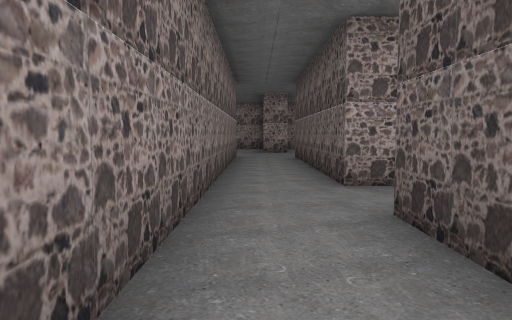
View 1 (above)

21 first-person views from a walk through a level from a Godot 3-D game. The camera is 1.4 m above the floor, tilts 4° down and sees 70° across. The floor is counted in squares, 1.8 m on a side. Each view is taken from the middle of a square. On the plan, view 1 faces up. The plan holds only what a view shows up to about 12 squares ahead; the rest is blank. Characters and animated objects are not drawn. Some surface patterns are stand-ins.

View 2
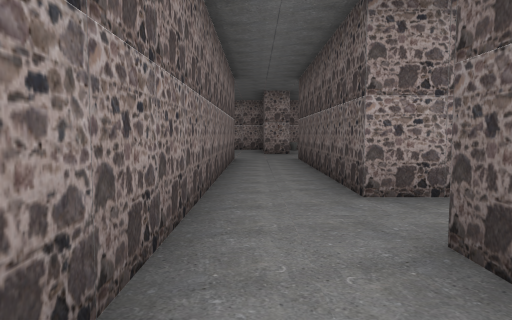

View 3
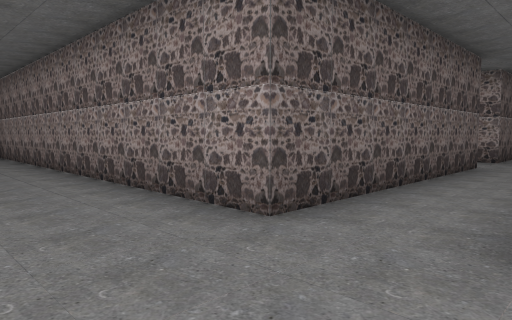

View 4
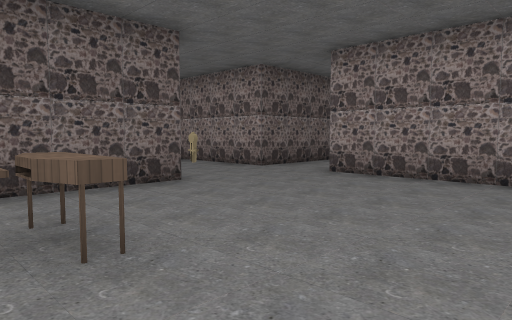

View 5
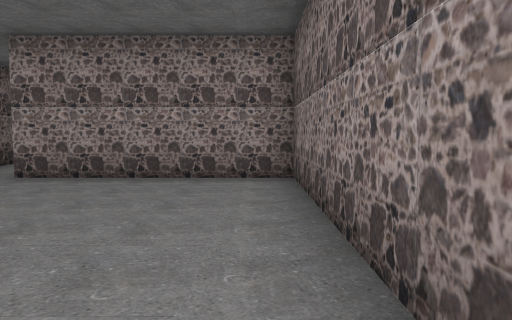

View 6
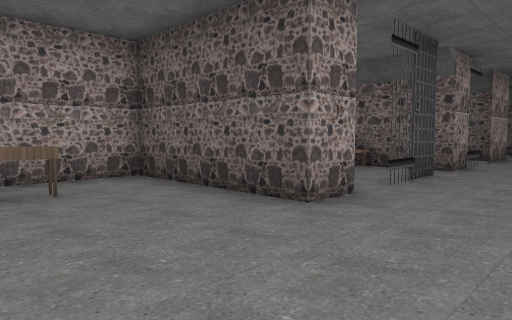

View 7
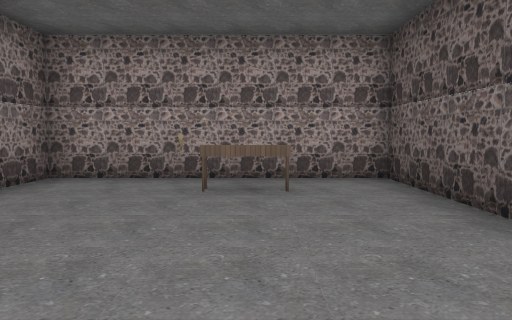

View 8
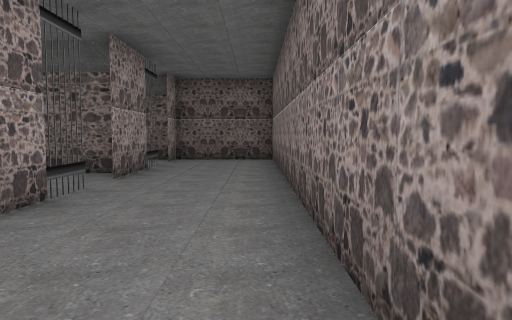

View 9
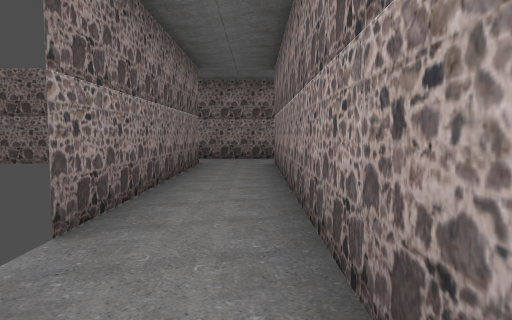

View 10
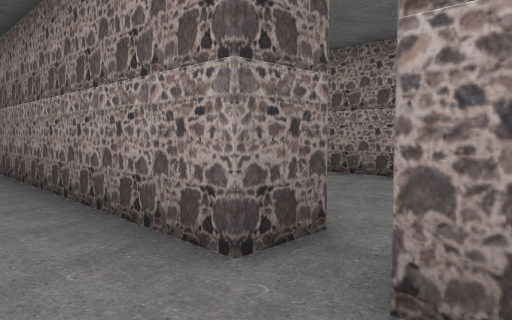

View 11
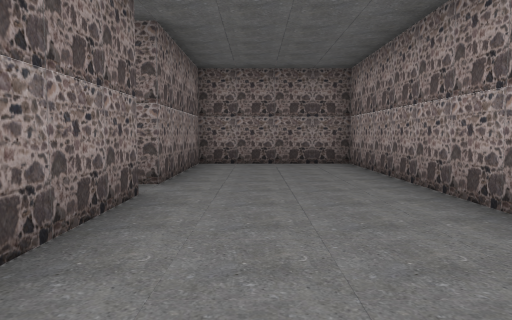

View 12
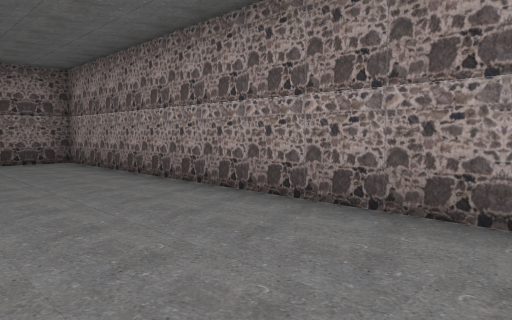

View 13
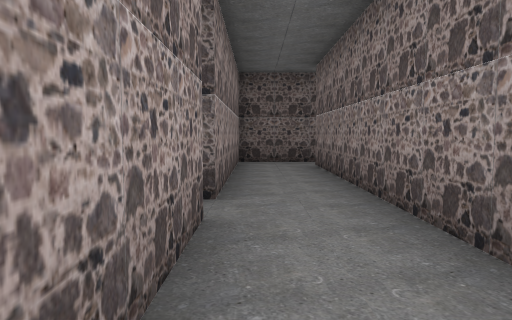

View 14
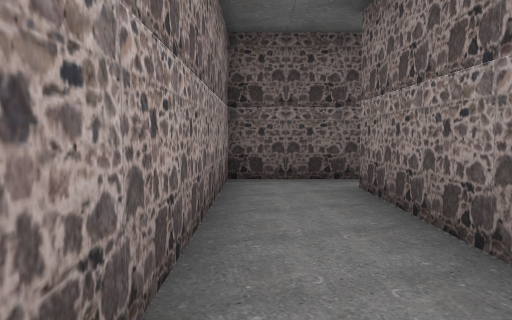

View 15
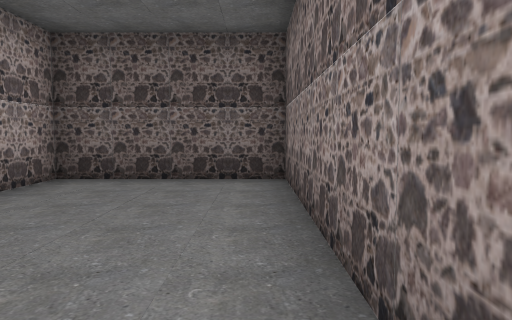

View 16
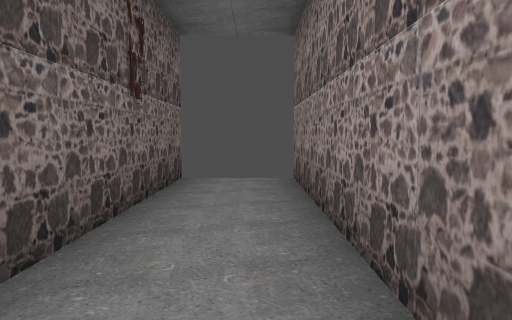

View 17
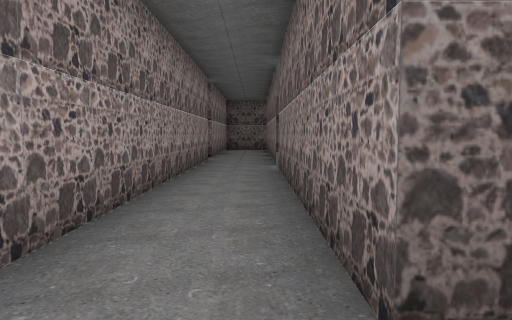

View 18
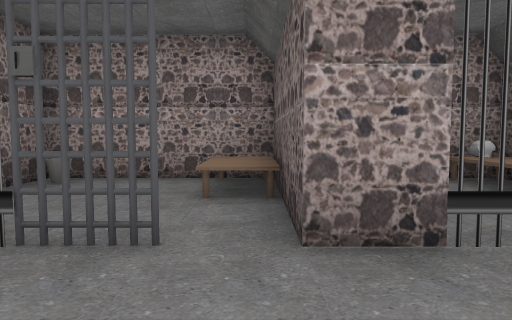

View 19
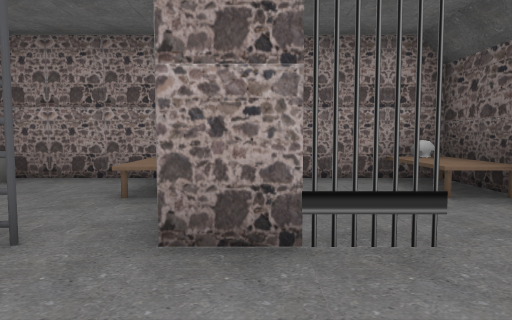

View 20
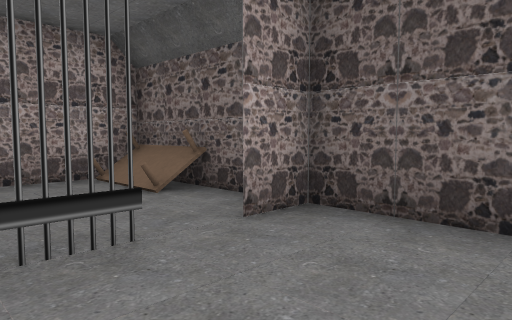

View 21
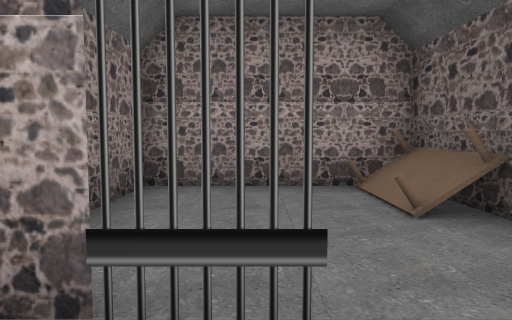

### Floor plan
Points are (right, up) in squares from view 1. A wall is a line through its corners. A room is listed if a view was taken in it or the views show most of it. See-through windows are left out.
Room 1 (views 1, 2, 3, 4, 5, 6, 7, 8, 9, 10, 13, 14, 16, 17, 18, 19, 20, 21)
walls: (1.4, 15.5) (0.3, 15.5) (0.3, 19.5) (-5.7, 19.5) (-5.7, 12.5) (-0.7, 12.5) (-0.7, -2.5); (3.7, 15.5) (3.3, 15.6); (4.3, 15.5) (3.3, 15.6); (4.4, 15.5) (3.7, 15.3); (4.4, 15.5) (3.8, 15.6); (4.4, 15.5) (3.3, 15.4); (4.4, 15.5) (2.3, 15.5); (7.4, 15.5) (5.3, 15.5); (9.2, 3.5) (17.4, 3.5); (11.3, 6.5) (11.3, 5.5) (1.3, 5.5) (1.3, 12.5) (13.3, 12.5) (13.3, 14.5); (11.4, 15.5) (8.3, 15.5); (1.3, -2.6) (1.3, 3.5) (8.1, 3.5); (13.4, 15.5) (12.3, 15.5); (18.3, 3.1) (18.3, 5.5) (12.2, 5.5)
ways out: opening at (12, 6) to room 2; opening at (2, 16) to room 3; opening at (8, 16) to room 3; opening at (12, 15) to room 3; opening at (18, 3)
objects: desk (-3, 18) to (-2, 18)
Room 2 (views 11, 12, 15)
walls: (12.2, 6.5) (18.3, 6.5) (18.3, 10.5) (7.3, 10.5) (7.3, 6.5) (11.3, 6.5)
ways out: opening at (12, 6) to room 1
Room 3 (no view inside)
walls: (9.3, 15.6) (9.3, 16.5); (13.3, 14.5) (13.3, 19.5) (1.3, 19.5) (1.3, 18.2)
ways out: opening at (2, 16) to room 1; opening at (8, 16) to room 1; opening at (12, 15) to room 1
objects: other object (2, 19); bed (5, 17) to (5, 19); bed (9, 17) to (9, 18); skull (9, 19); bed (13, 17)

Positions as (right, up) in squares from view 1, and headings:
1: (0, 0), facing up
2: (0, 1), facing up
3: (-1, 15), facing down-right
4: (-5, 19), facing down-right
5: (-5, 19), facing down
6: (-3, 13), facing up-right
7: (-2, 13), facing up
8: (2, 13), facing right
9: (11, 5), facing left
10: (13, 4), facing up-left
11: (17, 8), facing left
12: (18, 7), facing up-left
13: (8, 5), facing right
14: (12, 5), facing right
15: (12, 7), facing right
16: (0, 4), facing down
17: (0, 4), facing right
18: (5, 13), facing up
19: (6, 13), facing up
20: (10, 13), facing up-right
21: (11, 14), facing up
